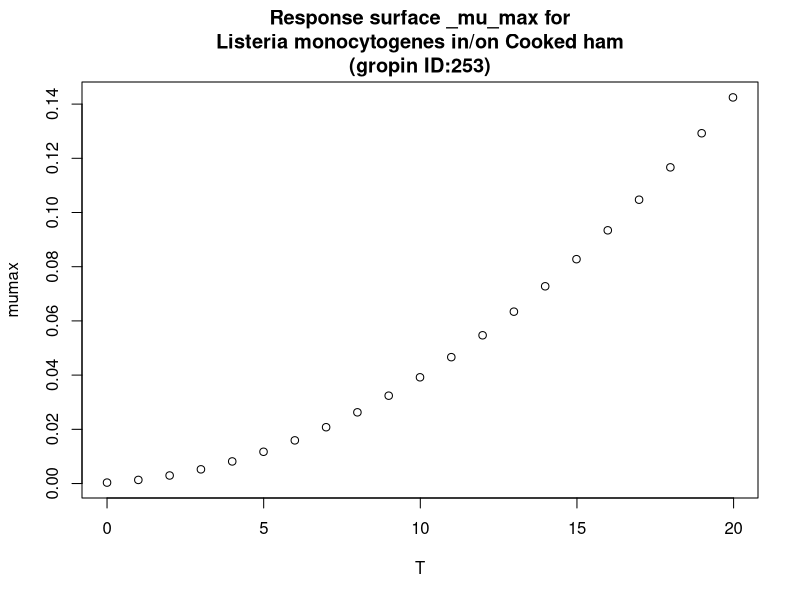

The R script that drew this image:
#############################
# start of Parameter script
#############################
T <- seq(0,19.98001998002,length.out=21)
#############################
# end of Parameter script
#############################
############################# 
# start of Model script Gropin ID 253 
#############################
 
# constant coefficients for this model
a <- 0.058
Tmin <- -1.03
 
variables <- data.frame(T)
argumentsPar <- unique.data.frame(expand.grid(variables))
 
# heart of the model
response_surface <- function(T) {
   mumax <-2.302585*(a*(T-Tmin))^2/24

	return(mumax=mumax)
} 

# output parameters
responseSurface <- cbind(argumentsPar,response_surface(argumentsPar['T']))
colnames(responseSurface) <- c(colnames(argumentsPar),'mumax')
#############################
# End of Model script
#############################
############################# 
# start of Visualisation script Gropin ID 253 
#############################
titleText <-'Response surface _mu_max for
Listeria monocytogenes in/on Cooked ham
(gropin ID:253)'
plot(T,responseSurface$'mumax',xlab='T',
                          ylab='mumax',main=titleText)
#############################
# End of Visualisation script
#############################
